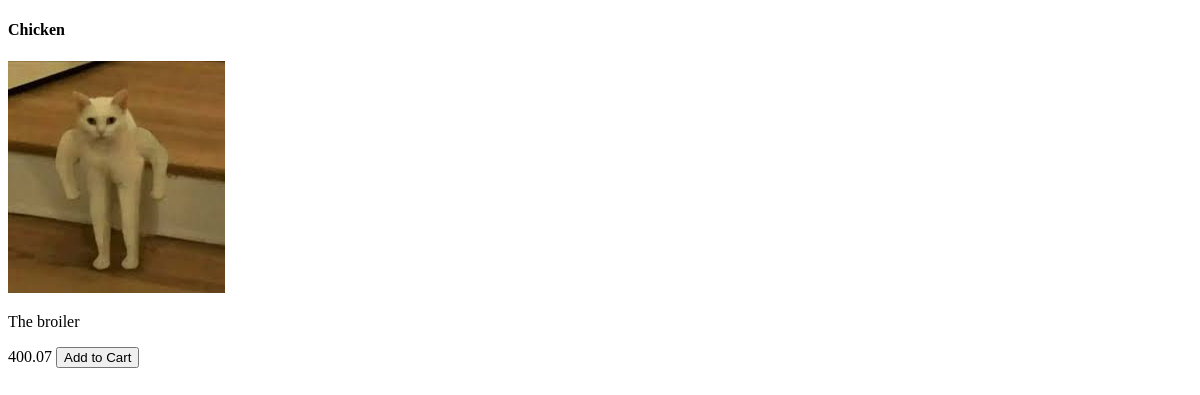
Before: /inventory/products/2/ with the older database file.
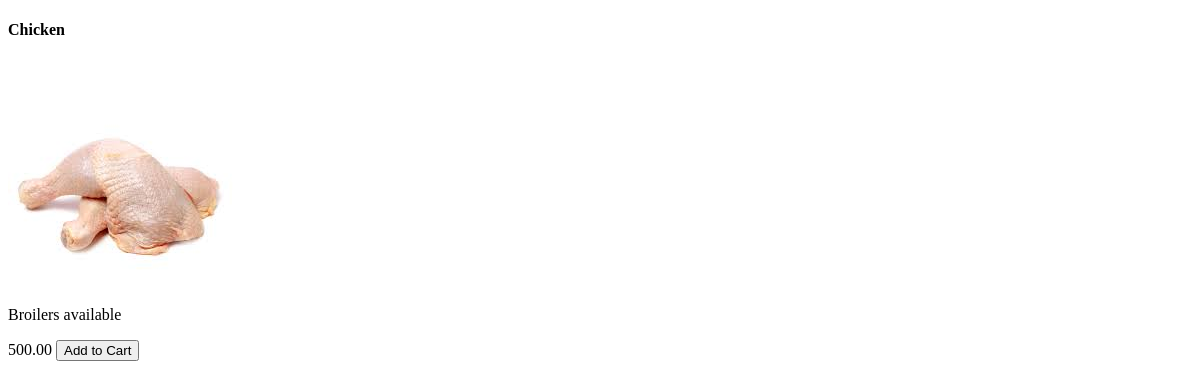
After: the same page with the newer database file.
### inventory/models.py (models this page shows, shortened)
class Product(models.Model):
    vendor = models.ForeignKey(Vendor, on_delete=models.CASCADE)
    name = models.CharField(max_length=32)
    description = models.TextField()
    image = models.ImageField(upload_to="images/")
    price = models.DecimalField(max_digits=6,decimal_places=2)
    stock = models.PositiveIntegerField()
    date_created = models.DateTimeField(auto_now_add=True)
    date_updated = models.DateTimeField(auto_now=True)#to update the date

### inventory/views.py (the view)
# urls.py: path("products/<int:id>/",product_detail,name="product_detail_view"),
def product_detail(request,id):
    product = Product.objects.get(id=id)
    return render (request, "inventory/product_detail.html", {"product" :product})

### templates/inventory/product_detail.html (shortened to what this page needs)
<!DOCTYPE html>
<html lang="en">
<head>
</head>
<body>
    <h4>{{product.name}}</h4>
    <img src="{{ product.image.url }}" alt="Image">
    <p>{{product.description}}</p>
    <span>{{product.price}}</span>
    <a href="{% url 'product_detail_view' product.id %}"><button>Add to Cart</button></a>
</body>
</html>

Changed rows visible on the page:
changed Product "Chicken": image: a different picture; description "The broiler" → "Broilers available"; price "400.07" → "500.00"
